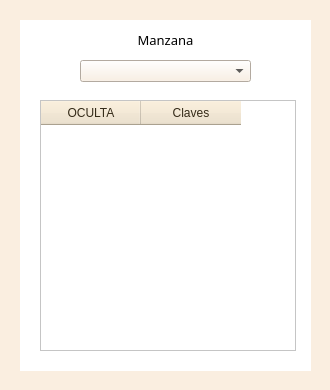
<?xml version="1.0" encoding="UTF-8"?>
<ui version="4.0">
 <class>IntermedioCedulaRevisionDialogBase</class>
 <widget class="QDialog" name="IntermedioCedulaRevisionDialogBase">
  <property name="geometry">
   <rect>
    <x>0</x>
    <y>0</y>
    <width>330</width>
    <height>390</height>
   </rect>
  </property>
  <property name="minimumSize">
   <size>
    <width>329</width>
    <height>389</height>
   </size>
  </property>
  <property name="maximumSize">
   <size>
    <width>330</width>
    <height>390</height>
   </size>
  </property>
  <property name="windowTitle">
   <string>IntermedioCedulaRevision</string>
  </property>
  <property name="styleSheet">
   <string notr="true">QDialog{
background : rgb(250,238,224);
}</string>
  </property>
  <widget class="QWidget" name="widget" native="true">
   <property name="geometry">
    <rect>
     <x>20</x>
     <y>20</y>
     <width>291</width>
     <height>351</height>
    </rect>
   </property>
   <property name="styleSheet">
    <string notr="true">QWidget{
	background : rgb(255,255,255)
}</string>
   </property>
   <widget class="QComboBox" name="cmbManzana">
    <property name="geometry">
     <rect>
      <x>60</x>
      <y>40</y>
      <width>171</width>
      <height>22</height>
     </rect>
    </property>
    <property name="styleSheet">
     <string notr="true">QComboBox QAbstractItemView::item { min-height: 25; font-family: &quot;Century Gothic&quot;;}
QListView{color: black ; font-size: 16px; outline:none; font-weight:bold; font-family: &quot;Century Gothic&quot;;}
QListView::item:selected { color: white; background-color:  rgb(250,238,224); font-family: &quot;Century Gothic&quot;;}
QComboBox{
background : rgb(250,238,224);
}</string>
    </property>
   </widget>
   <widget class="QTableWidget" name="tablaClaves">
    <property name="geometry">
     <rect>
      <x>20</x>
      <y>80</y>
      <width>256</width>
      <height>251</height>
     </rect>
    </property>
    <property name="font">
     <font>
      <family>Century Gothic</family>
     </font>
    </property>
    <property name="styleSheet">
     <string notr="true">QHeaderView::section
{
background-color: rgb(238,225,200);
color : rgb(52, 42, 24 );
text-align: right;
font-size:12px;
height:24px
}</string>
    </property>
    <column>
     <property name="text">
      <string>OCULTA</string>
     </property>
    </column>
    <column>
     <property name="text">
      <string>Claves</string>
     </property>
    </column>
   </widget>
   <widget class="QLabel" name="label_4">
    <property name="geometry">
     <rect>
      <x>60</x>
      <y>10</y>
      <width>171</width>
      <height>20</height>
     </rect>
    </property>
    <property name="font">
     <font>
      <family>Century Gothic</family>
      <pointsize>10</pointsize>
     </font>
    </property>
    <property name="text">
     <string>&lt;html&gt;&lt;head/&gt;&lt;body&gt;&lt;p align=&quot;center&quot;&gt;Manzana&lt;/p&gt;&lt;/body&gt;&lt;/html&gt;</string>
    </property>
   </widget>
  </widget>
 </widget>
 <resources/>
 <connections/>
</ui>
